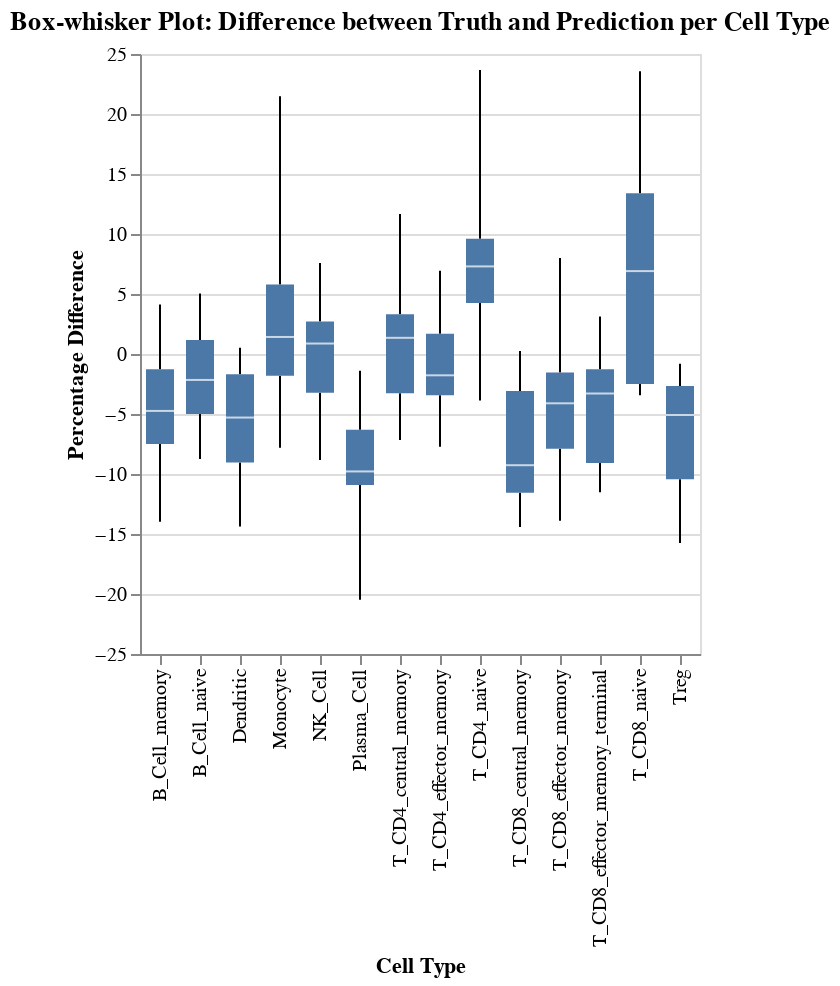

The cell this chart's notebook holds for it:
### Code cell
title = alt.TitleParams('Box-whisker Plot: Difference between Truth and Prediction per Cell Type', anchor='middle')
alt.Chart(diff_dataf, title = title).mark_boxplot(extent='min-max').encode(
    x=alt.X('Cell Type'),
    y=alt.Y('Percentage', title = "Percentage Difference")
)

### Figure 1 — Vega-Lite specification as saved in the notebook (floating-point values rounded to 4 significant figures; data arrays with more than 128 entries replaced by an {"elided": "..."} marker saying what was removed)
{"config": {"view": {"continuousWidth": 400, "continuousHeight": 300}}, "data": {"name": "data-edd74dc2dd060219ef3f48fa2ac08b34"}, "mark": {"type": "boxplot", "extent": "min-max"}, "encoding": {"x": {"field": "Cell Type", "type": "nominal"}, "y": {"field": "Percentage", "title": "Percentage Difference", "type": "quantitative"}}, "title": {"text": "Box-whisker Plot: Difference between Truth and Prediction per Cell Type", "anchor": "middle"}, "$schema": "https://vega.github.io/schema/vega-lite/v4.17.0.json", "datasets": {"data-edd74dc2dd060219ef3f48fa2ac08b34": {"elided": "266 records"}}}
